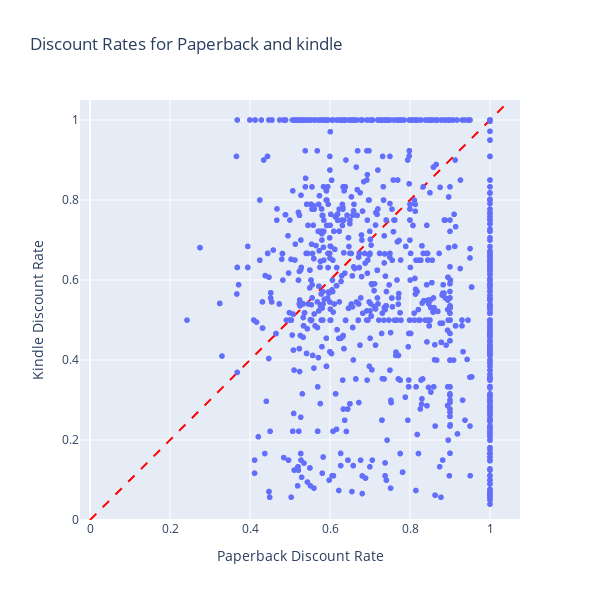

The code cell stored with this chart in its notebook:
### Code cell
def plot_discount_rate_scatter(data: pd.DataFrame):
    filtered_data = data.dropna(subset=["paperback-discount_rate", "kindle-discount_rate"])

    # 設置軸的範圍和單位長
    min_val = 0
    max_val = max(filtered_data["paperback-discount_rate"].max(), filtered_data["kindle-discount_rate"].max())
    buffer = (max_val - min_val) * 0.05  # 預留邊緣緩衝區
    max_val += buffer

    # 創建散佈圖
    fig = px.scatter(
        filtered_data,
        x="paperback-discount_rate",
        y="kindle-discount_rate",
        labels={"paperback-discount_rate": "Paperback Discount Rate", "kindle-discount_rate": "Kindle Discount Rate"},
        title="Discount Rates for Paperback and kindle",
    )

    fig.update_layout(xaxis=dict(scaleanchor="y", scaleratio=1, range=[min_val, max_val]), yaxis=dict(range=[min_val, max_val]), width=600, height=600)  # 保證圖形是正方形

    # 添加45度線
    fig.add_trace(go.Scatter(x=[min_val, max_val], y=[min_val, max_val], mode="lines", line=dict(color="red", dash="dash"), showlegend=False))
    fig.write_image("0801 kindle-paperback/discount_rate_scatter.svg")
    fig.show()


plot_discount_rate_scatter(data_kindle_1dep)

### Figure 1 — Plotly figure (JSON) as saved in the notebook; plotly's stock layout.template omitted (floating-point values rounded to 4 significant figures; data arrays with more than 128 entries replaced by an {"elided": "..."} marker saying what was removed)
{"data": [{"hovertemplate": "Paperback Discount Rate=%{x}<br>Kindle Discount Rate=%{y}<extra></extra>", "legendgroup": "", "marker": {"color": "#636efa", "symbol": "circle"}, "mode": "markers", "name": "", "showlegend": false, "type": "scattergl", "x": {"elided": "1523 float values"}, "xaxis": "x", "y": {"elided": "1523 float values"}, "yaxis": "y"}, {"line": {"color": "red", "dash": "dash"}, "mode": "lines", "showlegend": false, "type": "scatter", "x": [0, 1.05], "y": [0, 1.05]}], "layout": {"height": 600, "legend": {"tracegroupgap": 0}, "title": {"text": "Discount Rates for Paperback and kindle"}, "width": 600, "xaxis": {"anchor": "y", "domain": [0, 1], "range": [0, 1.05], "scaleanchor": "y", "scaleratio": 1, "title": {"text": "Paperback Discount Rate"}}, "yaxis": {"anchor": "x", "domain": [0, 1], "range": [0, 1.05], "title": {"text": "Kindle Discount Rate"}}}}
